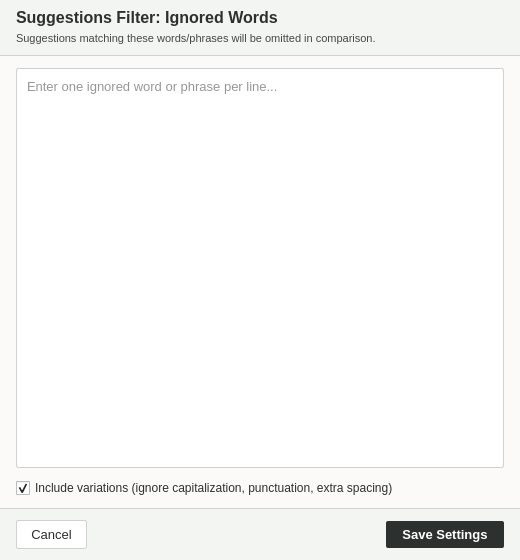
<?xml version="1.0" encoding="UTF-8"?>
<ui version="4.0">
 <class>IgnoredWordsDialog</class>
 <widget class="QDialog" name="IgnoredWordsDialog">
  <property name="geometry">
   <rect>
    <x>0</x>
    <y>0</y>
    <width>520</width>
    <height>560</height>
   </rect>
  </property>
  <property name="minimumSize">
   <size>
    <width>480</width>
    <height>480</height>
   </size>
  </property>
  <property name="windowTitle">
   <string>Configure Ignored Words</string>
  </property>
  <property name="styleSheet">
   <string notr="true">QDialog#IgnoredWordsDialog {
    background-color: #fbfaf8;
    color: #2c302e;
}
QFrame#header_frame {
    background-color: #f2f5f1;
    border-bottom: 1px solid #d1d1d1;
}
QLabel#lbl_header_title {
    color: #2c302e;
    font-family: &quot;Segoe UI&quot;, &quot;Inter&quot;;
    font-size: 12pt;
    font-weight: bold;
}
QLabel#lbl_header_desc {
    color: #444748;
    font-family: &quot;Segoe UI&quot;, &quot;Inter&quot;;
    font-size: 8.5pt;
}
QPlainTextEdit#text_ignored_words {
    background-color: #ffffff;
    color: #2c302e;
    font-family: &quot;JetBrains Mono&quot;, &quot;Consolas&quot;, monospace;
    font-size: 10pt;
    border: 1px solid #d1d1d1;
    border-radius: 2px;
    padding: 6px;
}
QPlainTextEdit#text_ignored_words:focus {
    border: 1px solid #2c302e;
}
QCheckBox#chk_variations {
    color: #2c302e;
    font-family: &quot;Segoe UI&quot;, &quot;Inter&quot;;
    font-size: 9pt;
}
QFrame#footer_frame {
    background-color: #f2f5f1;
    border-top: 1px solid #d1d1d1;
}
QPushButton#btn_cancel {
    background-color: #ffffff;
    color: #2c302e;
    font-family: &quot;Segoe UI&quot;, &quot;Inter&quot;;
    font-size: 9.5pt;
    border: 1px solid #d1d1d1;
    border-radius: 2px;
    padding: 6px 14px;
}
QPushButton#btn_cancel:hover {
    background-color: #e9ece5;
}
QPushButton#btn_save {
    background-color: #2c302e;
    color: #ffffff;
    font-family: &quot;Segoe UI&quot;, &quot;Inter&quot;;
    font-size: 9.5pt;
    font-weight: bold;
    border: none;
    border-radius: 2px;
    padding: 6px 16px;
}
QPushButton#btn_save:hover {
    background-color: #181c19;
}</string>
  </property>
  <layout class="QVBoxLayout" name="root_vlayout">
   <property name="spacing">
    <number>0</number>
   </property>
   <property name="leftMargin">
    <number>0</number>
   </property>
   <property name="topMargin">
    <number>0</number>
   </property>
   <property name="rightMargin">
    <number>0</number>
   </property>
   <property name="bottomMargin">
    <number>0</number>
   </property>
   <item>
    <widget class="QFrame" name="header_frame">
     <property name="minimumSize">
      <size>
       <width>0</width>
       <height>56</height>
      </size>
     </property>
     <property name="maximumSize">
      <size>
       <width>16777215</width>
       <height>56</height>
      </size>
     </property>
     <property name="frameShape">
      <enum>QFrame::NoFrame</enum>
     </property>
     <layout class="QVBoxLayout" name="header_vlayout">
      <property name="spacing">
       <number>2</number>
      </property>
      <property name="leftMargin">
       <number>16</number>
      </property>
      <property name="topMargin">
       <number>8</number>
      </property>
      <property name="rightMargin">
       <number>16</number>
      </property>
      <property name="bottomMargin">
       <number>8</number>
      </property>
      <item>
       <widget class="QLabel" name="lbl_header_title">
        <property name="text">
         <string>Suggestions Filter: Ignored Words</string>
        </property>
       </widget>
      </item>
      <item>
       <widget class="QLabel" name="lbl_header_desc">
        <property name="text">
         <string>Suggestions matching these words/phrases will be omitted in comparison.</string>
        </property>
       </widget>
      </item>
     </layout>
    </widget>
   </item>
   <item>
    <widget class="QWidget" name="content_area" native="true">
     <layout class="QVBoxLayout" name="content_vlayout">
      <property name="spacing">
       <number>10</number>
      </property>
      <property name="leftMargin">
       <number>16</number>
      </property>
      <property name="topMargin">
       <number>12</number>
      </property>
      <property name="rightMargin">
       <number>16</number>
      </property>
      <property name="bottomMargin">
       <number>10</number>
      </property>
      <item>
       <widget class="QPlainTextEdit" name="text_ignored_words">
        <property name="placeholderText">
         <string>Enter one ignored word or phrase per line...</string>
        </property>
       </widget>
      </item>
      <item>
       <widget class="QCheckBox" name="chk_variations">
        <property name="cursor">
         <cursorShape>PointingHandCursor</cursorShape>
        </property>
        <property name="text">
         <string>Include variations (ignore capitalization, punctuation, extra spacing)</string>
        </property>
        <property name="checked">
         <bool>true</bool>
        </property>
       </widget>
      </item>
     </layout>
    </widget>
   </item>
   <item>
    <widget class="QFrame" name="footer_frame">
     <property name="minimumSize">
      <size>
       <width>0</width>
       <height>52</height>
      </size>
     </property>
     <property name="maximumSize">
      <size>
       <width>16777215</width>
       <height>52</height>
      </size>
     </property>
     <property name="frameShape">
      <enum>QFrame::NoFrame</enum>
     </property>
     <layout class="QHBoxLayout" name="footer_hlayout">
      <property name="leftMargin">
       <number>16</number>
      </property>
      <property name="topMargin">
       <number>8</number>
      </property>
      <property name="rightMargin">
       <number>16</number>
      </property>
      <property name="bottomMargin">
       <number>8</number>
      </property>
      <item>
       <widget class="QPushButton" name="btn_cancel">
        <property name="cursor">
         <cursorShape>PointingHandCursor</cursorShape>
        </property>
        <property name="text">
         <string>Cancel</string>
        </property>
       </widget>
      </item>
      <item>
       <spacer name="footer_spacer">
        <property name="orientation">
         <enum>Qt::Horizontal</enum>
        </property>
        <property name="sizeHint" stdset="0">
         <size>
          <width>40</width>
          <height>20</height>
         </size>
        </property>
       </spacer>
      </item>
      <item>
       <widget class="QPushButton" name="btn_save">
        <property name="cursor">
         <cursorShape>PointingHandCursor</cursorShape>
        </property>
        <property name="text">
         <string>Save Settings</string>
        </property>
       </widget>
      </item>
     </layout>
    </widget>
   </item>
  </layout>
 </widget>
 <resources/>
 <connections/>
</ui>
